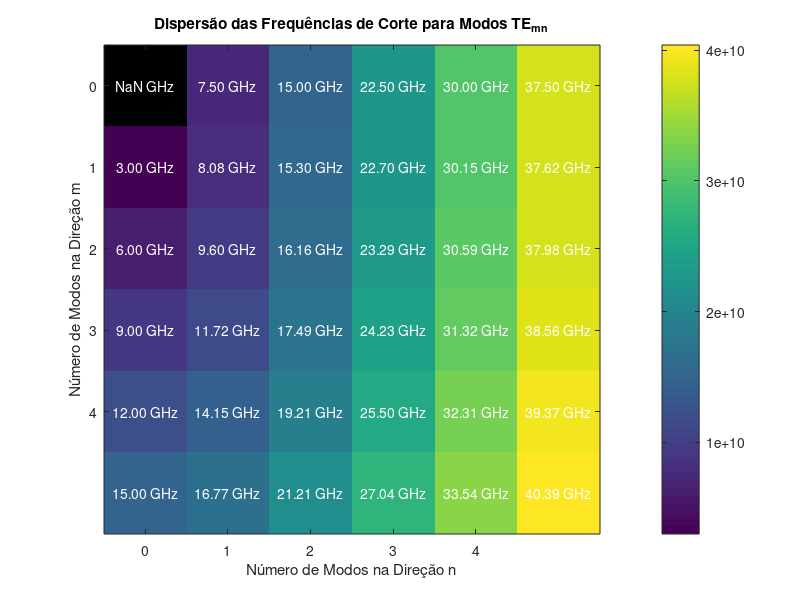

MATLAB code for this plot:
% Parâmetros do guia de onda retangular
a = 5e-2; % Largura do guia (m)
b = 2e-2; % Altura do guia (m)
c = 3e8; % Velocidade da luz no vácuo (m/s)

% Número máximo de modos para cálculo
max_m = 5;
max_n = 5;

% Inicialização da matriz para armazenar as frequências de corte
frequencias_corte = zeros(max_m, max_n);

% Cálculo das frequências de corte para os modos TE_{mn}
for m = 0:max_m
    for n = 0:max_n
        if m == 0 && n == 0
            frequencias_corte(m+1, n+1) = NaN; % Modo TEM não é suportado
        else
            frequencias_corte(m+1, n+1) = (c/2) * sqrt((m/a)^2 + (n/b)^2);
        end
    end
end

% Plot das frequências de corte
figure;
imagesc(frequencias_corte);
colorbar;
title('Dispersão das Frequências de Corte para Modos TE_{mn}');
xlabel('Número de Modos na Direção n');
ylabel('Número de Modos na Direção m');
set(gca, 'XTick', 1:max_n, 'XTickLabel', 0:max_n);
set(gca, 'YTick', 1:max_m, 'YTickLabel', 0:max_m);

% Mostrar os valores das frequências de corte na tabela
for m = 0:max_m
    for n = 0:max_n
        text(n+1, m+1, sprintf('%.2f GHz', frequencias_corte(m+1, n+1)*1e-9), ...
            'HorizontalAlignment', 'center', 'Color', 'w');
    end
end
